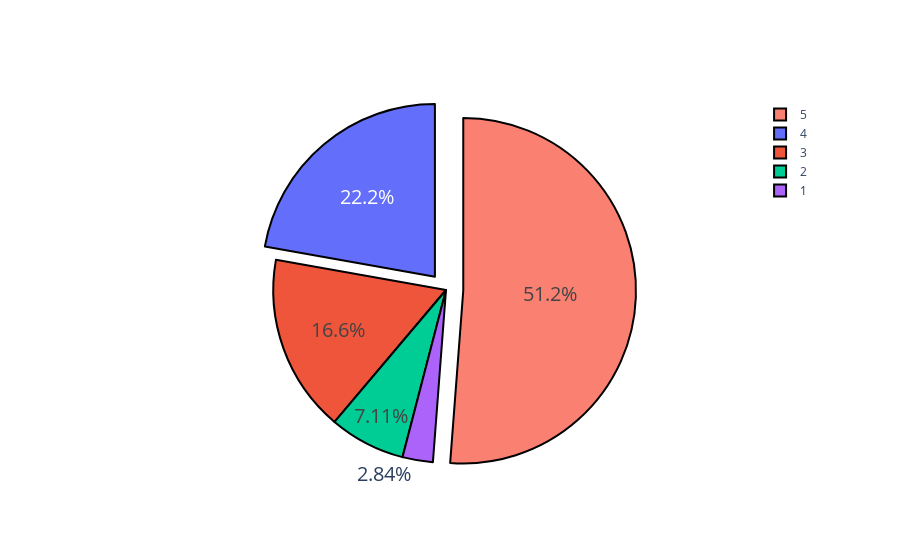

The cell this chart's notebook holds for it:
### Markdown cell above
Имея числовые значения оценок клиентов для предоставляемых услуг можно получить общую картину.

### Code cell
import plotly.express as px

fig = go.Figure(data=[go.Pie(labels=df.deal_satisfaction, values=df.deal_satisfaction, pull=[0.1, 0, 0, 0, 0.1])])
fig.update_traces(hoverinfo='label+percent', textfont_size=20,
                  marker=dict(colors=colors, line=dict(color='#000000', width=2)))
fig.show()

### Figure 1 — Plotly figure (JSON) as saved in the notebook; plotly's stock layout.template omitted (floating-point values rounded to 4 significant figures; data arrays with more than 128 entries replaced by an {"elided": "..."} marker saying what was removed)
{"data": [{"hoverinfo": "label+percent", "labels": {"elided": "195 int values"}, "marker": {"colors": ["salmon", "royalblue"], "line": {"color": "#000000", "width": 2}}, "pull": [0.1, 0, 0, 0, 0.1], "textfont": {"size": 20}, "type": "pie", "values": {"elided": "195 int values"}}], "layout": {}}
